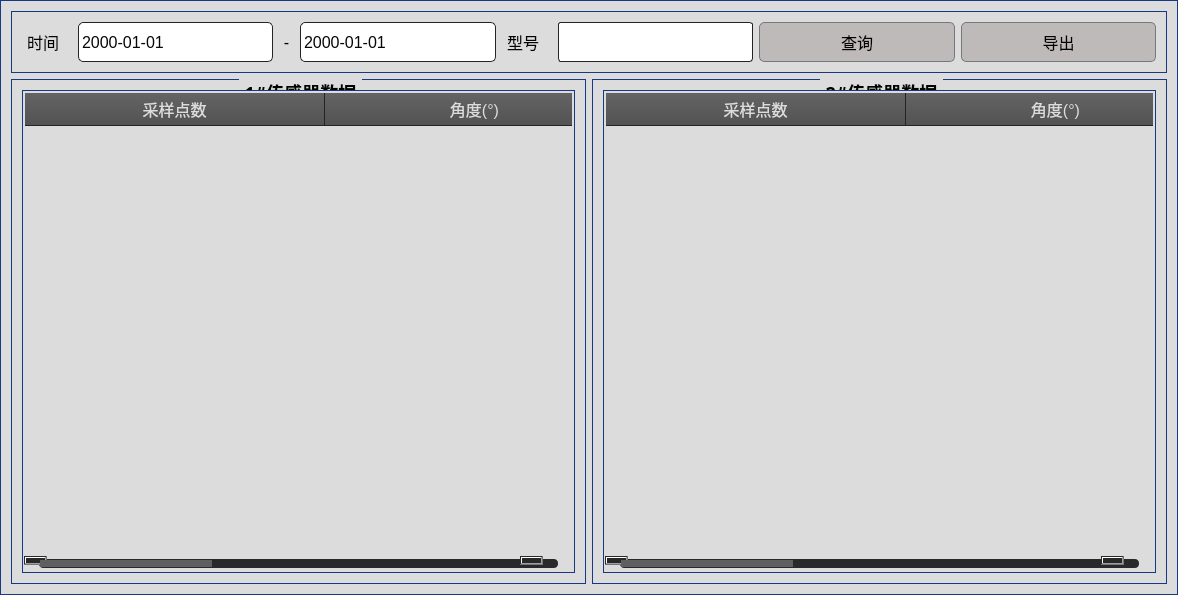
<?xml version="1.0" encoding="UTF-8"?>
<ui version="4.0">
 <class>LogQueryForm</class>
 <widget class="QWidget" name="LogQueryForm">
  <property name="geometry">
   <rect>
    <x>0</x>
    <y>0</y>
    <width>1178</width>
    <height>595</height>
   </rect>
  </property>
  <property name="windowTitle">
   <string>日志查询</string>
  </property>
  <property name="styleSheet">
   <string notr="true">QWidget
{
     background-color: #DCDCDC;
     padding: 1px;
     border-radius: 0px;
     opacity: 0;
	 color: rgb(0, 0, 0);	
	font: 12pt ;

}

QFrame#frame
{
	border: 1px solid #183881;
	border-radius:0px;	
}


QWidget#curveChart,#heightChart,#twistChart,#rodIntervalChart1,#rodIntervalChart2,
#rodIntervalChart3,#rodIntervalChart4,#upChart,#downChart,#rodHeightChart,#gridHeightChart,#heightAndGridHeightChart
{
	border: 1px solid #183881;
}

QGroupBox
{
border: 1px solid #183881;
border-radius:0px;
margin-top:2ex;   /*文字在方框中位置的偏离度*/
font-family:Microsoft YaHei;
font:bold 18px;
color: rgb(0, 0, 0);
 
}
 
QGroupBox::title
{
subcontrol-origin:margin;
subcontrol-position:top center;
padding:0 3px;
}


QLineEdit
{
    background-color: #FFFFFF;
    selection-background-color: #D1DBCB;
    selection-color: black;
    padding: 5px;
    border-style: solid;
    border: 1px solid #76797C;
    border-radius: 5px;
    color: #000000;
}

QPushButton
{
    color: #000000;
    background-color: #BFBABA;
    border-width: 1px;
    border-color: #76797C;
    border-style: solid;
    padding: 5px;
	border-radius:5px;
}

QPushButton:hover
{
	background-color: #0550A4;
	color: rgb(255, 255, 255);
}
QPushButton:disabled
{
    background-color: #C2C46B;
    border-width: 1px;
    border-color: #76797C;
    border-style: solid;
    padding-top: 5px;
    padding-bottom: 5px;
    padding-left: 10px;
    padding-right: 10px;
    border-radius: 2px;
    color: #000000;
}
/*

QPushButton:focus {
    background-color: #D1DBCB;
    color: black;
}

QPushButton:pressed
{
    color: black;
    background-color: #D1DBCB;
    padding-top: -15px;
    padding-bottom: -17px;
}
QPushButton:checked{
    background-color: #76797C;
    border-color: #6A6969;
}
*/

QComboBox{
	border:1px solid #242424;
	border-radius:3px;
	padding:2px;
	background:none;
	color: rgb(0, 0, 0);
}

QComboBox:disabled
{
    background-color: #C2C46B;
    border-width: 1px;
    border-color: #76797C;
    border-style: solid;
    padding-top: 5px;
    padding-bottom: 5px;
    padding-left: 10px;
    padding-right: 10px;
    border-radius: 2px;
    color: #000000;
}

QComboBox::down-arrow,QDateEdit[calendarPopup=&quot;true&quot;]::down-arrow,QTimeEdit[calendarPopup=&quot;true&quot;]::down-arrow,QDateTimeEdit[calendarPopup=&quot;true&quot;]::down-arrow{
image:url(:/qss_icons/rc/add_bottom.png);
width:10px;
height:10px;
right:2px;
}

QComboBox::drop-down,QDateEdit::drop-down,QTimeEdit::drop-down,QDateTimeEdit::drop-down{
subcontrol-origin:padding;
subcontrol-position:top right;
width:15px;
border-left-width:0px;
border-left-style:solid;
border-top-right-radius:3px;
border-bottom-right-radius:3px;
border-left-color:#242424;
}

QComboBox::drop-down:on{
top:1px;
}

QTreeView::item::selected
{
	color: #ffffff;
	background-color:#0550A4;
} 
QTreeView::item::hover
{
	color: #ffffff;
	background-color:#0550A4;

}


QTableView::item:selected{
	color:#DCDCDC;
	background:qlineargradient(spread:pad,x1:0,y1:0,x2:0,y2:1,stop:0 #183881,stop:1 #183881);
}

/*
QTableView::item:hover{
color:#DCDCDC;
background:qlineargradient(spread:pad,x1:0,y1:0,x2:0,y2:1,stop:0 #183881,stop:1 #183881);
}
*/

QTableView::item{
padding:1px;
margin:0px;
}

QHeaderView::section,QTableCornerButton:section{
padding:3px;
margin:0px;
color:#DCDCDC;
border:1px solid #242424;
border-left-width:0px;
border-right-width:1px;
border-top-width:0px;
border-bottom-width:1px;
background:qlineargradient(spread:pad,x1:0,y1:0,x2:0,y2:1,stop:0 #646464,stop:1 #525252);
}

QTableView{
	border: 1px solid #183881;
	border-radius: 0px;
}

QAbstractSpinBox {
    background-color: #FFFFFF;
    color: #070707;
    selection-background-color: #1230F0;
    selection-color: black;
	border-radius:5px;
	border:1px solid #242424;
}

QAbstractSpinBox:up-button
{
    background-color: transparent;
    subcontrol-origin: border;
    subcontrol-position: center right;
}

QAbstractSpinBox:down-button
{
    background-color: transparent;
    subcontrol-origin: border;
    subcontrol-position: center left;
}

QAbstractSpinBox::up-arrow,QAbstractSpinBox::up-arrow:disabled,QAbstractSpinBox::up-arrow:off {
    image: url(:/qss_icons/rc/up_arrow_disabled.png);
    width: 10px;
    height: 10px;
}
QAbstractSpinBox::up-arrow:hover
{
    image: url(:/qss_icons/rc/up_arrow.png);
}


QAbstractSpinBox::down-arrow,QAbstractSpinBox::down-arrow:disabled,QAbstractSpinBox::down-arrow:off
{
    image: url(:/qss_icons/rc/down_arrow_disabled.png);
    width: 10px;
    height: 10px;
}
QAbstractSpinBox::down-arrow:hover
{
    image: url(:/qss_icons/rc/down_arrow.png);
}


QScrollBar:horizontal
{
    height: 15px;
    margin: 3px 15px 3px 15px;
    border: 1px transparent #2A2929;
    border-radius: 4px;
    background-color: #2A2929;
}

QScrollBar::handle:horizontal
{
    background-color: #605F5F;
    min-width: 5px;
    border-radius: 4px;
}

QScrollBar::add-line:horizontal
{
    margin: 0px 3px 0px 3px;
    border-image: url(:/qss_icons/rc/right_arrow_disabled.png);
    width: 10px;
    height: 10px;
    subcontrol-position: right;
    subcontrol-origin: margin;
}

QScrollBar::sub-line:horizontal
{
    margin: 0px 3px 0px 3px;
    border-image: url(:/qss_icons/rc/left_arrow_disabled.png);
    height: 10px;
    width: 10px;
    subcontrol-position: left;
    subcontrol-origin: margin;
}

QScrollBar::add-line:horizontal:hover,QScrollBar::add-line:horizontal:on
{
    border-image: url(:/qss_icons/rc/right_arrow.png);
    height: 10px;
    width: 10px;
    subcontrol-position: right;
    subcontrol-origin: margin;
}


QScrollBar::sub-line:horizontal:hover, QScrollBar::sub-line:horizontal:on
{
    border-image: url(:/qss_icons/rc/left_arrow.png);
    height: 10px;
    width: 10px;
    subcontrol-position: left;
    subcontrol-origin: margin;
}

QScrollBar::up-arrow:horizontal, QScrollBar::down-arrow:horizontal
{
    background: none;
}


QScrollBar::add-page:horizontal, QScrollBar::sub-page:horizontal
{
    background: none;
}

QScrollBar:vertical
{
    background-color: #2A2929;
    width: 15px;
    margin: 15px 3px 15px 3px;
    border: 1px transparent #2A2929;
    border-radius: 4px;
}

QScrollBar::handle:vertical
{
    background-color: #605F5F;
    min-height: 5px;
    border-radius: 4px;
}

QScrollBar::sub-line:vertical
{
    margin: 3px 0px 3px 0px;
    border-image: url(:/qss_icons/rc/up_arrow_disabled.png);
    height: 10px;
    width: 10px;
    subcontrol-position: top;
    subcontrol-origin: margin;
}

QScrollBar::add-line:vertical
{
    margin: 3px 0px 3px 0px;
    border-image: url(:/qss_icons/rc/down_arrow_disabled.png);
    height: 10px;
    width: 10px;
    subcontrol-position: bottom;
    subcontrol-origin: margin;
}

QScrollBar::sub-line:vertical:hover,QScrollBar::sub-line:vertical:on
{

    border-image: url(:/qss_icons/rc/up_arrow.png);
    height: 10px;
    width: 10px;
    subcontrol-position: top;
    subcontrol-origin: margin;
}


QScrollBar::add-line:vertical:hover, QScrollBar::add-line:vertical:on
{
    border-image: url(:/qss_icons/rc/down_arrow.png);
    height: 10px;
    width: 10px;
    subcontrol-position: bottom;
    subcontrol-origin: margin;
}

QScrollBar::up-arrow:vertical, QScrollBar::down-arrow:vertical
{
    background: none;
}


QScrollBar::add-page:vertical, QScrollBar::sub-page:vertical
{
    background: none;
}

QTabWidget::pane { /* The tab widget frame */
    border-top: 1px solid #C2C7CB;
    position: absolute;
    top: 0em;
}
 
QTabWidget::tab-bar {
    alignment: left;
}
 
/* Style the tab using the tab sub-control. Note that
    it reads QTabBar _not_ QTabWidget */
QTabBar::tab {
    background: qlineargradient(x1: 0, y1: 0, x2: 0, y2: 1,
                                stop: 0 #E1E1E1, stop: 0.4 #DDDDDD,
                                stop: 0.5 #D8D8D8, stop: 1.0 #D3D3D3);
    border: 1px solid #C4C4C3;
    border-bottom-color: #C2C7CB; /* same as the pane color */
    border-top-left-radius: 10px;
    border-top-right-radius: 10px;
    min-width: 40ex;
    padding: 2px;
}
 
QTabBar::tab:selected, QTabBar::tab:hover {
    background-color: #0550A4;
	color: rgb(255, 255, 255);
}
 
QTabBar::tab:selected {
	background-color:#00aa00;
	color: rgb(255, 255, 255);
}

</string>
  </property>
  <layout class="QVBoxLayout" name="verticalLayout" stretch="0,0">
   <property name="spacing">
    <number>0</number>
   </property>
   <property name="leftMargin">
    <number>0</number>
   </property>
   <property name="topMargin">
    <number>0</number>
   </property>
   <property name="rightMargin">
    <number>0</number>
   </property>
   <property name="bottomMargin">
    <number>0</number>
   </property>
   <item>
    <widget class="TitleWidget" name="titleWidget" native="true"/>
   </item>
   <item>
    <widget class="QFrame" name="frame">
     <property name="frameShape">
      <enum>QFrame::StyledPanel</enum>
     </property>
     <property name="frameShadow">
      <enum>QFrame::Raised</enum>
     </property>
     <layout class="QGridLayout" name="gridLayout_3">
      <item row="0" column="0" colspan="2">
       <widget class="QGroupBox" name="groupBox">
        <property name="title">
         <string/>
        </property>
        <layout class="QHBoxLayout" name="horizontalLayout">
         <item>
          <widget class="QLabel" name="label_4">
           <property name="minimumSize">
            <size>
             <width>50</width>
             <height>40</height>
            </size>
           </property>
           <property name="maximumSize">
            <size>
             <width>50</width>
             <height>40</height>
            </size>
           </property>
           <property name="text">
            <string>时间</string>
           </property>
          </widget>
         </item>
         <item>
          <widget class="QDateEdit" name="startTime">
           <property name="minimumSize">
            <size>
             <width>150</width>
             <height>40</height>
            </size>
           </property>
           <property name="maximumSize">
            <size>
             <width>16777215</width>
             <height>40</height>
            </size>
           </property>
           <property name="displayFormat">
            <string>yyyy-MM-dd </string>
           </property>
           <property name="calendarPopup">
            <bool>true</bool>
           </property>
          </widget>
         </item>
         <item>
          <widget class="QLabel" name="label_5">
           <property name="minimumSize">
            <size>
             <width>15</width>
             <height>0</height>
            </size>
           </property>
           <property name="maximumSize">
            <size>
             <width>15</width>
             <height>16777215</height>
            </size>
           </property>
           <property name="text">
            <string>-</string>
           </property>
           <property name="alignment">
            <set>Qt::AlignCenter</set>
           </property>
          </widget>
         </item>
         <item>
          <widget class="QDateEdit" name="endTime">
           <property name="minimumSize">
            <size>
             <width>150</width>
             <height>40</height>
            </size>
           </property>
           <property name="maximumSize">
            <size>
             <width>16777215</width>
             <height>40</height>
            </size>
           </property>
           <property name="displayFormat">
            <string>yyyy-MM-dd </string>
           </property>
           <property name="calendarPopup">
            <bool>true</bool>
           </property>
          </widget>
         </item>
         <item>
          <widget class="QLabel" name="label_2">
           <property name="minimumSize">
            <size>
             <width>50</width>
             <height>40</height>
            </size>
           </property>
           <property name="maximumSize">
            <size>
             <width>50</width>
             <height>40</height>
            </size>
           </property>
           <property name="text">
            <string>型号</string>
           </property>
          </widget>
         </item>
         <item>
          <widget class="QComboBox" name="TypeList">
           <property name="minimumSize">
            <size>
             <width>0</width>
             <height>40</height>
            </size>
           </property>
           <property name="maximumSize">
            <size>
             <width>16777215</width>
             <height>40</height>
            </size>
           </property>
          </widget>
         </item>
         <item>
          <widget class="QPushButton" name="queryBtn">
           <property name="minimumSize">
            <size>
             <width>150</width>
             <height>40</height>
            </size>
           </property>
           <property name="maximumSize">
            <size>
             <width>350</width>
             <height>150</height>
            </size>
           </property>
           <property name="text">
            <string>查询</string>
           </property>
          </widget>
         </item>
         <item>
          <widget class="QPushButton" name="export_data_btn">
           <property name="minimumSize">
            <size>
             <width>150</width>
             <height>40</height>
            </size>
           </property>
           <property name="maximumSize">
            <size>
             <width>350</width>
             <height>150</height>
            </size>
           </property>
           <property name="text">
            <string>导出</string>
           </property>
          </widget>
         </item>
        </layout>
       </widget>
      </item>
      <item row="1" column="1">
       <widget class="QGroupBox" name="groupBox_3">
        <property name="title">
         <string>2#传感器数据</string>
        </property>
        <layout class="QGridLayout" name="gridLayout_2">
         <item row="0" column="0">
          <widget class="QTableWidget" name="result_tableWidget_2">
           <attribute name="horizontalHeaderDefaultSectionSize">
            <number>300</number>
           </attribute>
           <column>
            <property name="text">
             <string>采样点数</string>
            </property>
           </column>
           <column>
            <property name="text">
             <string>角度(°)</string>
            </property>
           </column>
           <column>
            <property name="text">
             <string>测量数据(mm)</string>
            </property>
           </column>
          </widget>
         </item>
        </layout>
       </widget>
      </item>
      <item row="1" column="0">
       <widget class="QGroupBox" name="groupBox_2">
        <property name="title">
         <string>1#传感器数据</string>
        </property>
        <layout class="QGridLayout" name="gridLayout">
         <item row="0" column="0">
          <widget class="QTableWidget" name="result_tableWidget_1">
           <attribute name="horizontalHeaderDefaultSectionSize">
            <number>300</number>
           </attribute>
           <column>
            <property name="text">
             <string>采样点数</string>
            </property>
           </column>
           <column>
            <property name="text">
             <string>角度(°)</string>
            </property>
           </column>
           <column>
            <property name="text">
             <string>测量数据(mm)</string>
            </property>
           </column>
          </widget>
         </item>
        </layout>
       </widget>
      </item>
     </layout>
    </widget>
   </item>
  </layout>
 </widget>
 <customwidgets>
  <customwidget>
   <class>TitleWidget</class>
   <extends>QWidget</extends>
   <header>titlewidget.h</header>
   <container>1</container>
  </customwidget>
 </customwidgets>
 <resources/>
 <connections/>
</ui>
